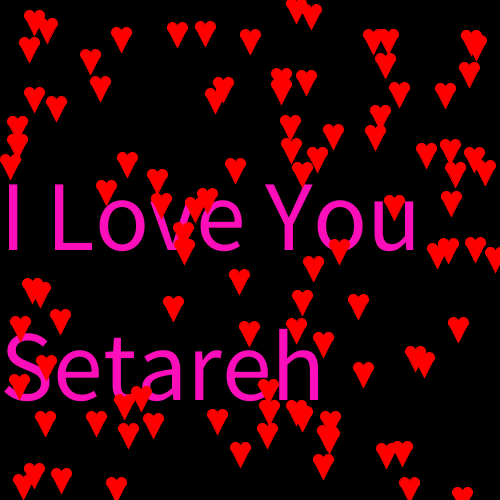
Frame 1 (no input)
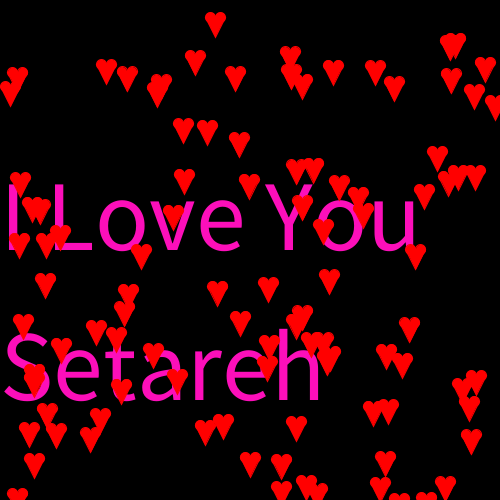
Frame 60 (the mouse pressed at the canvas centre just before this capture)
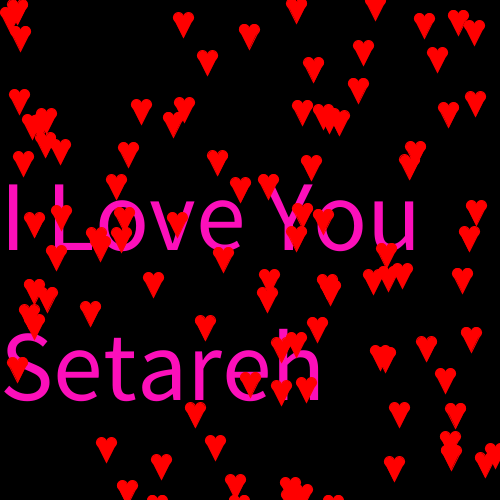
Frame 120 (the mouse held since frame 60 and released just before this capture)

The Processing sketch that drew these frames (run headless with seeded random() and noise(); from frame 60 on, the mouse is pressed at the canvas centre):

// Processing sketch: processing_92226
// ── processing_92226.pde

class Heart{
  float x;
  float y;
  
  float diam;
  color c;
  float yspeed;
  
  
  Heart( float tx, float ty,float tdiam, color tc,float tyspeed)
  {
    x=tx;
    y=ty;
    diam=tdiam;
    c=tc;
    yspeed=tyspeed;
  }
  
  void draw(){
    background(255);
    display();
    move();
  }
  void display(){
    stroke(c);
    fill(c);
    triangle(x,y,x+20,y,x+10,y+20);
    ellipse(x+5,y,diam,diam);
    ellipse(x+15,y,diam,diam);
  }
  void move(){
    y=y+yspeed;
    if(y<0){
      y=500;
    }
  }
}
Heart[] myheart= new Heart[100];

int n=0;

void setup(){
  size(500,500);
 for(int n=0; n<100;n++){
 myheart[n]=new Heart(random(0,500),random(0,500),10,color(255,0,0),
 random(-3,-1));
}
}
void draw(){
background(0);
textSize(100);

fill(252,15,186);
text("I Love You",0,250);
text("Setareh",0,400);

for(int n=0; n<myheart.length; n++){
  myheart[n].display();
  myheart[n].move();
  
}
}
